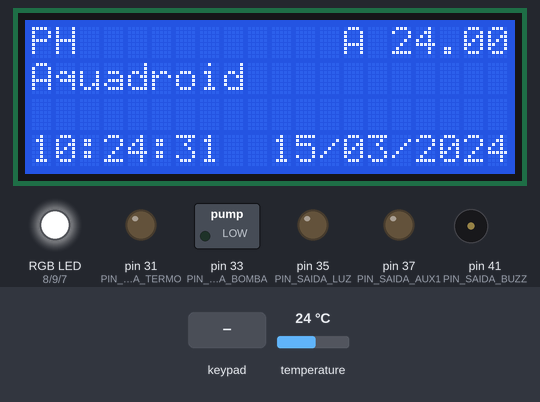
The sketch below on a simulated Arduino Mega 2560, built with avr-gcc and run on an emulated ATmega2560. Parts: 20×4 character LCD, switched loads named in the sketch (green lamp = pin HIGH), an RGB LED mixed from three pins (HIGH = lit), output pins drawn as LEDs (lit = HIGH), buzzer (waves = sounding). Wiring (inferred from the names in the program): DS1307 clock at I2C address 0x68. The test bench sets the inputs (shaded band); at power-on: temperature 24 °C. The local clock reads 2024-03-15 10:24:30 at power-on unless the sketch sets it; what the sketch prints to the serial monitor is not drawn.

Above: at 1.6 s.
1.7 s: keypad keys 3 2 2 2 2 4 2 8 * pressed 0.4 s apart
At 6.6 s:
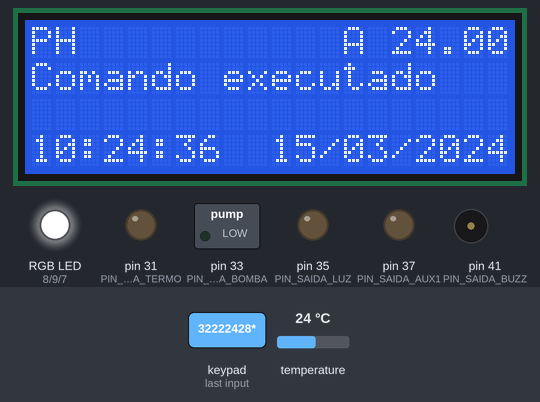
6.8 s: key '#' pressed
At 7.8 s:
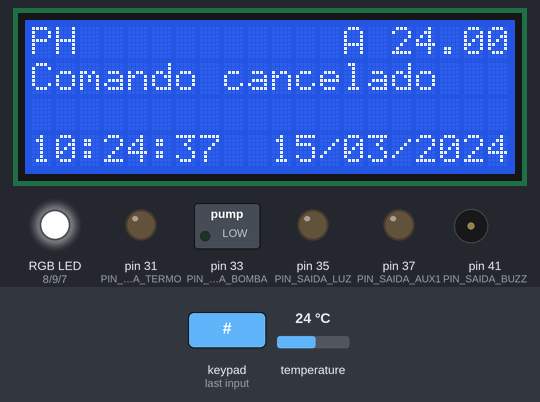
9.5 s: keypad keys 1 3 9 7 2 2 2 2 pressed 0.4 s apart
At 13.4 s:
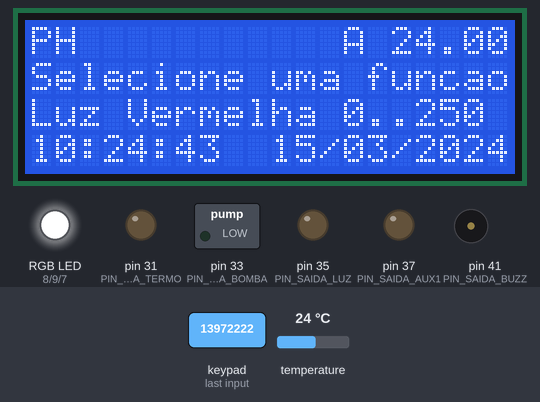
14.2 s: key '*' pressed
At 14.53 s:
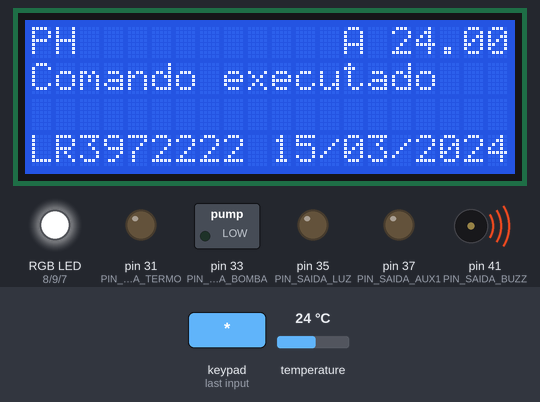
15.8 s: key '5' pressed
At 16.4 s:
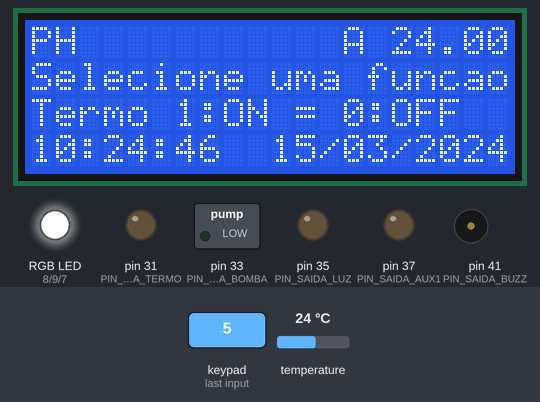
18.8 s: keypad keys 3 0 3 4 2 6 * pressed 0.4 s apart
At 21.5 s:
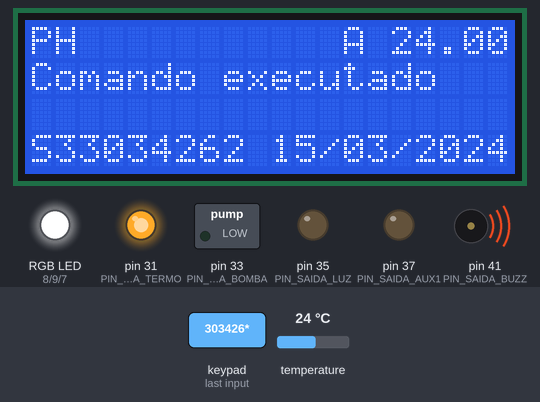
Timing chart, 0 to 23.2 s (numbered marks = the images above; inputs shaded):
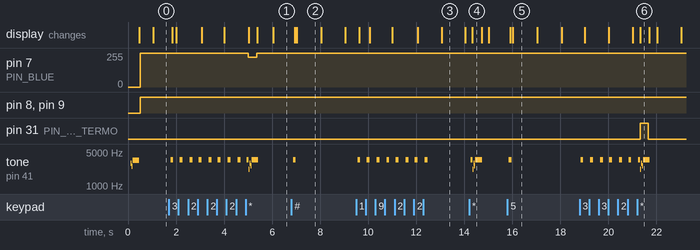

The sketch:

webserver.pde
```cpp
                                                               /*
Monitor de Aquário

por Sérgio de Miranda e Castro Mokshin

Protocolo para acionar saída via WEB
ligar saida 3 IS31
desligar saida 3 IS30

 ILR1
 ILR0

LCD RS pin to digital pin 12
LCD Enable pin to digital pin 11
LCD D4 pin to digital pin 5
LCD D5 pin to digital pin 4
LCD D6 pin to digital pin 3
LCD D7 pin to digital pin 2


byte rowPins[ROWS] = {32, 22, 24, 28}; //connect to the row pinouts of the keypad
byte colPins[COLS] = {30, 34, 26}; //connect to the column pinouts of the keypad


Temperatura
http://bildr.org/2011/07/ds18b20-arduino/
Pin 6


 */
#define BUFSIZ 100
#include <SPI.h>
#include <Ethernet.h>
#include <stdio.h>
#include <stdlib.h>
#include <LiquidCrystal.h>
#include <Keypad.h>
#include <Wire.h>
#include <avr/wdt.h>
#include <OneWire.h>

#define PIN_BLUE 7
#define PIN_RED 8
#define PIN_GREEN 9

#define PIN_SAIDA_TERMO 31
#define PIN_SAIDA_BOMBA 33
#define PIN_SAIDA_LUZ 35
#define PIN_SAIDA_AUX1 37

#define PIN_SAIDA_BUZZ 41


#define PIN_ENTRADA_NIVEL_B 39
#define PIN_ENTRADA_NIVEL_A 41

#define PIN_ENTRADA_TEMP 0


#define HORAS 2
#define MINUTOS 1
#define SEGUNDOS 0
#define DIASEMANA 3
#define DIAMES 4
#define MES 5
#define ANO 6


int DS18S20_Pin = 6; //DS18S20 Signal pin on digital 2

//Temperature chip i/o
OneWire ds(DS18S20_Pin); // on digital pin 2


const byte ROWS = 4;
const byte COLS = 3;
char keys[ROWS][COLS] = {
  {'1','2','3'},
  {'4','5','6'},
  {'7','8','9'},
  {'#','0','*'}
};
byte rowPins[ROWS] = {32, 22, 24, 28};
byte colPins[COLS] = {30, 34, 26};

Keypad keypad = Keypad( makeKeymap(keys), rowPins, colPins, ROWS, COLS );

byte mac[] = { 0xDE, 0xAD, 0xBE, 0xEF, 0xFE, 0xED };
byte ip[] = { 192,168,1, 70 };
char entradas [] = {'E','0','0','0','0','0','0','0','0'};

Server server(80);
char clientline[BUFSIZ];
char comando[BUFSIZ];
char comando_teclado[BUFSIZ];
int index;
int tamanhocomando;

boolean inicioComando1;
boolean inicioComando2;
boolean inicioFuncaoTeclado;
boolean inicioComandoTeclado;
boolean fimComando;
boolean recebendoComandoWeb;
int indiceentrada;

int HoraConfirmada;
int QtdHoraConfirmada;

boolean modoAutomatico;

LiquidCrystal lcd(12, 11, 5, 4, 3, 2);

//PH
int indexPH;
char clientPH[3];
String inputstring = "C";
String sensorstring = "";
boolean input_stringcomplete = true;
boolean sensor_stringcomplete = false;


void setup()
{

  //ds1307setup();

  HoraConfirmada = 0;
  QtdHoraConfirmada = 0;

  wdt_enable(WDTO_8S);

  Serial.begin(38400);
  Wire.begin();

 Serial3.begin(38400);

  pinMode(PIN_ENTRADA_NIVEL_B, INPUT);
  pinMode(PIN_ENTRADA_NIVEL_A, INPUT);

  pinMode(PIN_SAIDA_BOMBA, OUTPUT);
  pinMode(PIN_SAIDA_TERMO, OUTPUT);
  pinMode(PIN_SAIDA_AUX1, OUTPUT);
  pinMode(PIN_SAIDA_LUZ, OUTPUT);
  pinMode(PIN_SAIDA_BUZZ, OUTPUT);

  digitalWrite(PIN_SAIDA_BOMBA, LOW);
  digitalWrite(PIN_SAIDA_TERMO, LOW);
  digitalWrite(PIN_SAIDA_AUX1, LOW);
  digitalWrite(PIN_SAIDA_LUZ, LOW);
  digitalWrite(PIN_SAIDA_BUZZ, LOW);


  Ethernet.begin(mac, ip);
  server.begin();
  inicioComando1 = false;
  inicioFuncaoTeclado = false;
  inicioComandoTeclado = false;
  inicioComando2 = false;
  fimComando = false;
  recebendoComandoWeb = false;
  indiceentrada = 0;

  modoAutomatico = true;


  lcd.begin(20, 4);
  lcd.print("PH           A 26.32");
  lcd.setCursor(0, 1);
  lcd.print("Aquadroid           ");
  BuzzerConfirma();
  indexPH = 0;

}

void loop()
{
  wdt_reset();
  PrintData();
  AguardaComandosTeclado();
//AguardaComandosWEB();
  ModoAutomatico();
  LeituraTemperatura();
  LeituraPH();
}


void LeituraPH() {

     //ConfiguraPH();
     //Serial3.print("C\r");
     serialEvent3();

 if (sensor_stringcomplete){
      Serial.println(clientPH);
      delay(50);

      lcd.setCursor(3, 0);
      lcd.print(clientPH);

      lcd.setCursor(7, 0);
      lcd.print("    ");

      indexPH = 0;
      sensorstring = "";
      sensor_stringcomplete = false;
      Serial.println("PH LIDO");
      }

}

 void ConfiguraPH() {

   char inchar = (char)Serial.read();

   if(inchar == 'R') {
      Serial3.print("R\r");
   }

  if(inchar == 'C') {
      Serial3.print("C\r");
   }

   if(inchar == 'E') {
      Serial3.print("E\r");
   }

    if(inchar == 'I') {
      Serial3.print("I\r");
   }

    if(inchar == 'S') {
      Serial3.print("S\r");
   }

    if(inchar == 'F') {
      Serial3.print("F\r");
   }

    if(inchar == 'T') {
      Serial3.print("T\r");
   }


  }


 void serialEvent3(){

      char c = (char)Serial3.read();

      if(c == '\r'){
        sensor_stringcomplete = true;
      }
      else
      {
        if(validateNumber(c)){
          clientPH[indexPH] = c;
          indexPH++;
        }
      }
 }
bool validateNumber(char caracter) {
  return (caracter == '0' || caracter == '1' || caracter == '2' || caracter == '3' || caracter == '4' || caracter == '5' || caracter == '6' || caracter == '7' || caracter == '8' || caracter == '9' || caracter == '.');
}


void LeituraTemperatura()
{

  float temperature = getTemp();
  Serial.println(temperature);
  lcd.setCursor(15, 0);
  lcd.print(temperature);
}


float getTemp(){
 //returns the temperature from one DS18S20 in DEG Celsius

 byte data[12];
 byte addr[8];

 if ( !ds.search(addr)) {
   //no more sensors on chain, reset search
   ds.reset_search();
   return -1000;
 }

 if ( OneWire::crc8( addr, 7) != addr[7]) {
   Serial.println("CRC is not valid!");
   return -1000;
 }

 if ( addr[0] != 0x10 && addr[0] != 0x28) {
   Serial.print("Device is not recognized");
   return -1000;
 }

 ds.reset();
 ds.select(addr);
 ds.write(0x44,1); // start conversion, with parasite power on at the end

 byte present = ds.reset();
 ds.select(addr);
 ds.write(0xBE); // Read Scratchpad


 for (int i = 0; i < 9; i++) { // we need 9 bytes
  data[i] = ds.read();
 }

 ds.reset_search();

 byte MSB = data[1];
 byte LSB = data[0];

 float tempRead = ((MSB << 8) | LSB); //using two's compliment
 float TemperatureSum = tempRead / 16;

 return TemperatureSum;

}

int ConfirmaTrocaHora(int hora)
{

  if(HoraConfirmada == hora)
  {
    QtdHoraConfirmada = 0;
    return hora;
  }
  else
  {
    QtdHoraConfirmada++;
  }

  if(QtdHoraConfirmada>=4)
  {
    HoraConfirmada = hora;
  }

  return HoraConfirmada;
}

void ModoAutomatico(){

  lcd.setCursor(13, 0);
  if (modoAutomatico == true){

    digitalWrite(PIN_SAIDA_BOMBA, LOW);
    digitalWrite(PIN_SAIDA_TERMO, LOW);

    lcd.print("A");
    int rtc[7];
    ds1307get(rtc,true);

    int hora = ConfirmaTrocaHora(rtc[HORAS]);

    if (hora < 6){
      digitalWrite(PIN_SAIDA_AUX1, LOW);
      digitalWrite(PIN_SAIDA_LUZ, LOW);
      analogWrite(PIN_RED, 0);
      analogWrite(PIN_GREEN, 0);
      analogWrite(PIN_BLUE, 0);
    }
    else if (hora >= 7 && hora <= 12){
      digitalWrite(PIN_SAIDA_LUZ, LOW);
      analogWrite(PIN_RED, 255);
      analogWrite(PIN_GREEN, 255);
      analogWrite(PIN_BLUE, 255);
    }
    else if (hora >= 13 && hora <= 19){
      digitalWrite(PIN_SAIDA_LUZ, HIGH);
      analogWrite(PIN_RED, 0);
      analogWrite(PIN_GREEN, 0);
      analogWrite(PIN_BLUE, 0);
    }
    else if (hora >= 20 && hora < 21){
      digitalWrite(PIN_SAIDA_LUZ, LOW);
      analogWrite(PIN_RED, 255);
      analogWrite(PIN_GREEN, 255);
      analogWrite(PIN_BLUE, 255);
    }
    else if (hora >= 21 && hora < 22){
      digitalWrite(PIN_SAIDA_LUZ, LOW);
      analogWrite(PIN_RED, 0);
      analogWrite(PIN_GREEN, 0);
      analogWrite(PIN_BLUE, 255);
    }
    else if (hora >= 22 && hora < 23){
      digitalWrite(PIN_SAIDA_LUZ, LOW);
      analogWrite(PIN_RED, 0);
      analogWrite(PIN_GREEN, 0);
      analogWrite(PIN_BLUE, 50);
    }
    else if (hora >= 23){
      digitalWrite(PIN_SAIDA_LUZ, LOW);
      analogWrite(PIN_RED, 0);
      analogWrite(PIN_GREEN, 0);
      analogWrite(PIN_BLUE, 0);
    }
  }
  else{
     lcd.print("M");
  }
}


void BuzzerConfirma()
{
  buzz(PIN_SAIDA_BUZZ, 3000, 50);
  buzz(PIN_SAIDA_BUZZ, 2500, 30);
  buzz(PIN_SAIDA_BUZZ, 3500, 250);
}

void BuzzerClica()
{
  buzz(PIN_SAIDA_BUZZ, 3500, 100);
}

void BuzzerCancela()
{
  buzz(PIN_SAIDA_BUZZ, 3500, 500);
}

void AguardaComandosTeclado()
{
  char key = keypad.getKey();
  if (key != NO_KEY){
    BuzzerClica();
    lcd.setCursor(0, 1);
    lcd.print("Selecione uma funcao");
    lcd.setCursor(0, 2);

    Serial.print("KEY: ");
    Serial.println(key);

   if( inicioComandoTeclado == true )
   {
     Serial.println("Executado comando");

     if(key == '#')
     {
        BuzzerCancela();
        ComandoCancelado();
        Serial.println("Comando Cancelado");
     }
     else if (key == '*')
     {
         index++;
         clientline[index] = 'F';
        // clientline[index] = 0;
         Serial.println(clientline);
         DisparaComando();
         ComandoExecutado();
         Serial.println("Comando Executado");
         Serial.println(clientline);
         BuzzerConfirma();
     }
     else
     {
       index++;
       clientline[index] = key;
       Serial.print("Armazenando buffer: ");
       Serial.println(key);
       Serial.println(clientline);

     }

   }
   else
   {
      inicioComandoTeclado = true;
      index = 0;
      tamanhocomando = 0;
       memset( &clientline, 0, BUFSIZ ); //clear inString memory

       Serial.println("Executado menu");
        inicioFuncaoTeclado = true;
        switch (key) {
         case '1':
               clientline[index] = 'I';
               index++;
               clientline[index] = 'L';
               index++;
               clientline[index] = 'R';
               lcd.print("Luz Vermelha 0..250 ");
               break;
         case '2':
              clientline[index] = 'I';
              index++;
              clientline[index] = 'L';
              index++;
              clientline[index] = 'G';
              lcd.print("Luz Verde 0..250    ");
              break;
         case '3':
              clientline[index] = 'I';
              index++;
              clientline[index] = 'L';
              index++;
              clientline[index] = 'B';
              lcd.print("Luz Azul 0..250     ");
              break;
          case '4':
              clientline[index] = 'I';
              index++;
              clientline[index] = 'S';
              index++;
              clientline[index] = '4';
              lcd.print("Bomba 1:ON = 0:OFF  ");
              break;
          case '5':
              clientline[index] = 'I';
              index++;
              clientline[index] = 'S';
              index++;
              clientline[index] = '3';
              lcd.print("Termo 1:ON = 0:OFF  ");
              break;
          case '6':
              clientline[index] = 'I';
              index++;
              clientline[index] = 'S';
              index++;
              clientline[index] = '2';
              lcd.print("LUZ 1:ON = 0:OFF ");
              break;
          case '7':
              clientline[index] = 'I';
              index++;
              clientline[index] = 'S';
              index++;
              clientline[index] = '1';
              lcd.print("Saida 1 1:ON = 0:OFF ");
              break;
          case '8':
              clientline[index] = 'I';
              index++;
              clientline[index] = 'M';
              index++;
              clientline[index] = 'A';
              lcd.print("Auto 1:ON = 0:OFF ");
              Serial3.print("C\r");
              break;
          case '9':
              lcd.print("Não programado ");
               break;
          case '#':
              ComandoCancelado();
              break;
          case '*':
              ComandoCancelado();
              break;
         }
   }
  }
}

void ComandoCancelado()
{
    lcd.setCursor(0, 1);
    lcd.print("Comando cancelado   ");

    lcd.setCursor(0, 2);
    lcd.print("                    ");

    lcd.setCursor(0, 2);
    lcd.print("                    ");
    inicioFuncaoTeclado = false;
    inicioComandoTeclado = false;

}


void ComandoExecutado()
{
    lcd.setCursor(0, 1);
    lcd.print("Comando executado   ");

    lcd.setCursor(0, 2);
    lcd.print("                    ");

    lcd.setCursor(0, 2);
    lcd.print("                    ");
    inicioFuncaoTeclado = false;
    inicioComandoTeclado = false;

}
void AguardaComandosWEB()
{
  recebendoComandoWeb = false;
  Client client = server.available();

  if (client) {
    while (client.connected()) {
      if (client.available()) {
        if (recebendoComandoWeb == false)
        {
          index = 0;
          tamanhocomando = 0;
          boolean currentLineIsBlank = true;
          memset( &clientline, 0, BUFSIZ ); //clear inString memory
          recebendoComandoWeb = true;
        }

        char c = client.read();
        if (c != '\n' && c != '\r') {
          clientline[index] = c;
          index++;
           if (index >= BUFSIZ)
              index = BUFSIZ -1;
          continue;
        }
          //Serial.print(index);
          //Serial.print("-");
          //Serial.print(clientline);

          clientline[index] = 0;
          DisparaComando();
          Header(client);
          break;
      }
    }
    delay(1);
    client.stop();
  }
}

void DisparaComando()
{
    boolean iniciocomando = false;
    for (int i = 0; i<index ; i++)
    {
         if(clientline[i] == 'I')
         {
            iniciocomando = true;
         }
         else if(clientline[i] == 'F')
         {
            break;
         }
         else if(iniciocomando)
         {
            comando[tamanhocomando] = clientline[i];
            tamanhocomando++;
         }
    }

    comando[index] = 0;

    lcd.setCursor(0, 3);
    lcd.print(comando);


    Serial.print("Tipo Comando: ");
    Serial.println(comando[0]);

    if (comando[0] == 'L')
    {
       DisparaLuz();
    }
    else if (comando[0] == 'S')
    {
       DisparaSaida();
    }
    else if (comando[0] == 'M')
    {
       DisparaModo();
    }
}
void DisparaModo(){

  Serial.print("Aqui");
  Serial.print(comando);

  char modo = comando[2];
  Serial.print(modo);

  if (modo == '0'){
    modoAutomatico = false;
  }
  else{
    modoAutomatico = true;
  }

}

void DisparaLuz()
{
  int nivel = 0;

  char nivelaux[3];
  nivelaux[0] = comando[2];
  nivelaux[1] = comando[3];
  nivelaux[2] = comando[4];
  nivel = atoi(nivelaux);

  char pin =  comando[1];
  switch (pin) {
   case 'R':
  	 analogWrite(PIN_RED, nivel);
  	 break;
   case 'G':
  	 analogWrite(PIN_GREEN, nivel);
  	 break;
   case 'B':
  	 analogWrite(PIN_BLUE, nivel);
  	 break;
   }
}


void DisparaSaida()
{
    int nivel = 0;
    if(comando[2] == '0')
    {
         nivel = 0;
    }
    else
    {
         nivel = 1;
    }
    char pin =  comando[1];

  switch (pin) {

     case '4':
	 digitalWrite(PIN_SAIDA_BOMBA, nivel);
	 break;
     case '3':
	 digitalWrite(PIN_SAIDA_TERMO, nivel);
	 break;
     case '2':
	 digitalWrite(PIN_SAIDA_LUZ, nivel);
	 break;
     case '1':
	 digitalWrite(PIN_SAIDA_AUX1, nivel);
	 break;
     }
 }

void LerTemperatura()
{

int pinoSensor = 10;
int valorLido = 0;
float temperatura = 0;                        //wait one second before sending new data
valorLido = analogRead(pinoSensor);
temperatura = (valorLido * 0.00488);
temperatura = temperatura * 100;
Serial.print("Temperatura actual: ");
Serial.println(temperatura);

}


void Header(Client client)
{
  client.println("HTTP/1.1 200 OK");
  client.println("Content-Type: text/html");
  client.println();
  client.println("<html><head><title>Webserver</title>");
  client.println("</head> ");

  client.println("<style>");
  client.println(".QuadroSite{width: 960px;margin: 0 auto;}");
  client.println(".Banner{width: 970px;height: 120px;background-color:#3399CC;padding-top: 1px;}");
  client.println(".Principal{padding-top: 30px;width: 970px;background-color:#EEEEEE;height: 500px;margin: 0 auto;overflow:auto;}");
  client.println(".MainMonitor{width:100%;height:100%;position:relative;}");
  client.println(".BlocoMonitorEntrada{padding-left: 20px;margin-left: 20px;background-color: #FFFFFF;width:430px;height:430px;float:left;border:thin solid #CCCCCC;}");
  client.println(".BlocoItensMonitor{padding-top: 10px;}");
  client.println(".TextoSaida{float:left;margin-right:15px;}");
  client.println(".IcoSaida{width:15px;height:15px;marging-left:50px;margin-right:10px;float:left}");
  client.println("h1{font-size:20px;margin-left: 10px;font-name: Calibri;color:white;padding-top: 5px;}");
  client.println("span{font-size:13px;font-name: Calibri;color:black;}");
  client.println("</style>");

  client.println("<body><div class='QuadroSite'>");
  client.println("<div class='Banner'><h1>WebServer Automacao</h1></div>");
  client.println("<div class='Principal'>");

}

void Inputs(Client client)
{
  client.print("<div class='BlocoMonitorEntrada'><div class='BlocoItensMonitor'>");
  client.print("Entradas Analogicas<br/>");
  client.println("<br/>");
  for (int analogChannel = 0; analogChannel <=5; analogChannel++) {
      client.print("<span>Entrada Analogica ");
      client.print(analogChannel);
      client.print(" = ");
      client.print(analogRead(analogChannel));
      client.println("</span><br/>");
  }
  client.println("<br/><br/><br/>");
  client.print("Entradas Digitais<br/>");
  client.println("<br/>");
    for (int digitalChannel = 8; digitalChannel <= 9; digitalChannel++) {
      client.print("<span>Entrada Digital ");
      client.print(digitalChannel-8);
      client.print(" = ");
      client.print(digitalRead(digitalChannel));
      client.println("</span><br/>");
    }
  client.print("</div>");
  client.print("</div>");
}

void Outputs(Client client)
{
  client.print("<div class='BlocoMonitorEntrada'><div class='BlocoItensMonitor'>");
  client.print("Saidas Digitais<br/><br/>");

    for (int digitalChannel = 0; digitalChannel <= 7; digitalChannel++) {

      client.print("<div class='IcoSaida' style='background-color:");
      if(digitalRead(digitalChannel) == 1)
              client.print("red;'></div>");
      else
              client.print("lightgray;'></div>");

      client.print("<span>Saida Digital&nbsp;");
      client.print(digitalChannel);
      client.print(" = ");
      client.print(digitalRead(digitalChannel));
      client.println("</span>");
      client.print("<A HREF ='http://192.168.1.70/IS");
      client.print(digitalChannel);
      if(digitalRead(digitalChannel) == 1)
        client.print("0");
      else
        client.print("1");
      client.print("'>&nbsp;Alterar saida</A>");

      client.print("");
      client.println("<br/>");
    }
}

void Footer(Client client)
{
  client.println("</div></div></body></html>");
}


void PrintData(){

  int rtc[7];
  ds1307get(rtc,true);

  lcd.setCursor(0, 3);
  if (rtc[HORAS] < 10){
  lcd.print("0");
  }
  lcd.print(rtc[HORAS],DEC);
  lcd.setCursor(2, 3);
  lcd.print(":");
  lcd.setCursor(3, 3);
  if (rtc[MINUTOS] < 10){
  lcd.print("0");
  }
  lcd.print(rtc[MINUTOS],DEC);
  lcd.setCursor(5, 3);
  lcd.print(":");
  lcd.setCursor(6, 3);
  if (rtc[SEGUNDOS] < 10){
  lcd.print("0");
  }
  lcd.print(rtc[SEGUNDOS],DEC);
  lcd.setCursor(8, 3);
  lcd.print("  ");
  lcd.setCursor(10, 3);
  if (rtc[DIAMES] < 10){
  lcd.print("0");
  }
  lcd.print(rtc[DIAMES],DEC);
  lcd.setCursor(12, 3);
  lcd.print("/");
  lcd.setCursor(13, 3);
  if (rtc[MES] < 10){
  lcd.print("0");
  }
  lcd.print(rtc[MES],DEC);
  lcd.setCursor(15, 3);
  lcd.print("/");
  lcd.setCursor(16, 3);
  lcd.print(rtc[ANO],DEC);

}


void buzz(int targetPin, long frequency, long length) {
  long delayValue = 1000000/frequency/2; // calculate the delay value between transitions
  //// 1 second's worth of microseconds, divided by the frequency, then split in half since
  //// there are two phases to each cycle
  long numCycles = frequency * length/ 1000; // calculate the number of cycles for proper timing
  //// multiply frequency, which is really cycles per second, by the number of seconds to
  //// get the total number of cycles to produce
 for (long i=0; i < numCycles; i++){ // for the calculated length of time...
    digitalWrite(targetPin,HIGH); // write the buzzer pin high to push out the diaphram
    delayMicroseconds(delayValue); // wait for the calculated delay value
    digitalWrite(targetPin,LOW); // write the buzzer pin low to pull back the diaphram
    delayMicroseconds(delayValue); // wait againf or the calculated delay value
  }
}
```

Source omitted: ds1307.pde (4333 bytes)

Measured:
- after the input at 1.7 s, pin 7 (PIN_BLUE): 255/255 → 222/255 after 3.3 s, → 255/255 0.35 s later; tone on pin 41 (PIN_SAIDA_BUZZ): plays 3429 Hz for 0.12 s, 3429 Hz for 0.12 s, 3429 Hz for 0.12 s, 3429 Hz for 0.12 s, 3429 Hz for 0.12 s, 3429 Hz for 0.12 s … (13 notes in this stretch), starting after 0.07 s
- after the input at 6.8 s, tone on pin 41 (PIN_SAIDA_BUZZ): silent → 3429 Hz after 0.07 s, → silent 0.12 s later; the display: first changes after 0.14 s (image 2 shows a later state)
- after the input at 9.5 s, tone on pin 41 (PIN_SAIDA_BUZZ): alternates 3429 Hz for 0.12 s and silent for 0.29 s, 16 changes in all, then stays silent, starting after 0.06 s; the display: first changes after 0.13 s (image 3 shows a later state)
- after the input at 14.2 s, tone on pin 41 (PIN_SAIDA_BUZZ): plays 3429 Hz for 0.08 s, 2205 Hz for 0.04 s, 2927 Hz for 0.04 s, 2589 Hz for 0.04 s, 3429 Hz for 0.28 s, starting after 0.07 s; the display: changes after 0.14 s (image 4)
- after the input at 15.8 s, tone on pin 41 (PIN_SAIDA_BUZZ): silent → 3429 Hz after 0.05 s, → silent 0.12 s later; the display: first changes after 0.12 s (image 5 shows a later state)
- after the input at 18.8 s, pin 31 (PIN_SAIDA_TERMO): LOW → HIGH after 2.5 s, → LOW 0.35 s later; tone on pin 41 (PIN_SAIDA_BUZZ): plays 3429 Hz for 0.12 s, 3429 Hz for 0.12 s, 3429 Hz for 0.12 s, 3429 Hz for 0.12 s, 3429 Hz for 0.12 s, 3429 Hz for 0.12 s … (11 notes in this stretch), starting at once
- what the display in image 3 shows lasts 0.9 s, from 13.1 s to 14.0 s
